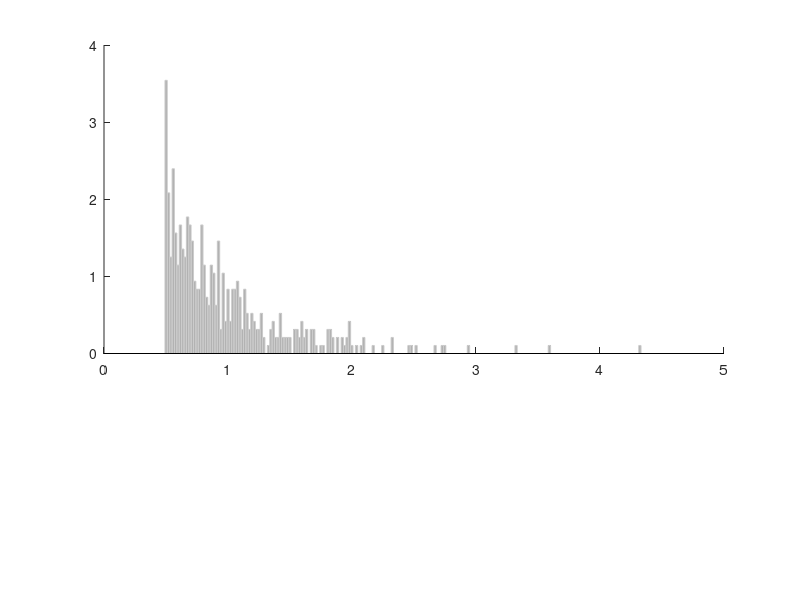

Source code (MATLAB): (Note: this script raises an error after producing the figure.)
%% TUTORIAL OF KERNEL DENSITY ESTIMATION BY SSKERNEL.M AND SSVKERNEL.M
close all; clear all; 
figure('Position',[500 100 800 800] );

%% Create samples
% First, let's create a sample data set. 
% Here `x' is a vector containing N samples, following a specified
% distribution. 
if 1
N = 500;                        %Number of samples
x = 0.5-.5*log(rand(1,N));      %Exponential
%x = 0.5+1*rand(1,N);           %Square
%x = 1 + 0.1*randn(1,N);        %Normal

%x = [0.5-.5*log(rand(1,N))...   %Complex
%    0.4 + 0.03*randn(1,N/5) ...
%    1.2 + 0.03*randn(1,N/10)];
end

% Let's plot the data using a histogram. Here to see the noisy data 
% data structure, we use the bin-width 5 times smaller than an optimal 
% bin-width selected by histogram optimization method, 'sshist(x)'. 
subplot(3,1,1:2); hold on; 
edges = linspace(min(x),max(x),200);
b = histc(x,edges); bar(edges,b/sum(b)/min(diff(edges)),1);
h = findobj(gca,'Type','patch'); 
set(h,'FaceColor',.7*[1 1 1],'EdgeColor',0.8*[1 1 1]);

%% Create a vector of estimation points
% Now, we estimate the underlying density from the samples.  
L = 1000;                    %number of estimation points
t = linspace(0,2,L);        %points at which density estimation is made
                            %points must be equi-distant.

%% Kernel Density Estimation by a Fixed Bandwidth
% To obtain a kernel estimated density with a fixed kernel bandwidth, type
[yf,tf,optw,w,c] = sskernel(x,t);

% yf is the estimated density with the optimal bandwidth optw. The
% estimation was given at the points in tf, which was automatically
% determined from the data. 

% Display the results.
subplot(3,1,1:2);
hold on; plot(tf,yf,'b-','LineWidth',1);
set(gca,'XLim',[min(t) max(t)]);
subplot(3,1,3); hold on; 
plot(t,optw*ones(1,L),'k-','LineWidth',1);
set(gca,'XLim',[min(t) max(t)]);
drawnow;

%% Locally Adaptive Kernel Density Estimation
%t = linspace(0.2,0.8,L);
%t = linspace(0.3,0.6,L);
% The function ssvkernel returns the kerenel density estimate using
% bandwidths locally adaptive to the data.
tic; [yv,tv,optwv] = ssvkernel(x,t); toc;

% The locally adaptive bandwidth at time tv is written in optwv.
subplot(3,1,1:2); hold on; plot(tv,yv,'r-','LineWidth',1);
subplot(3,1,3); hold on; plot(tv,optwv,'r','LineWidth',1);
drawnow;

%% Speed of the fixed kernel density estimate
% The code utilizes the FFT algorithm. It is much faster (>x50) than 
% the bulit-in ksdensity function. 
disp('sskernel'); tic; [yss,tss,optw] = sskernel(x,t,optw); toc;
disp('ksdensity'); tic; yks = ksdensity(x,t,'width',optw); toc; 
% The method should be faster than ksdensity even if the bandwidth is
% optimized.
disp('sskernel optimization'); tic; [~,~,~] = sskernel(x,t); toc;

% Note on the third input argument.
% If the third input argument, W, is a vector, the method search the
% optimal bandwidth from elements of the vector, W. Without the third
% argument, the method search an optimal bandwidth by a golden section
% section search. We can looked at the estimated error of the bandwidths as
% follows. 
W = linspace(0.1*optw,5*optw,100);
[~,~,optw1,w1,c1] = sskernel(x,t);
[~,~,optw2,w2,c2] = sskernel(x,t,W);
%figure; plot(w2,c2,'k.-',w1,c1,'r.-'); axis square;



